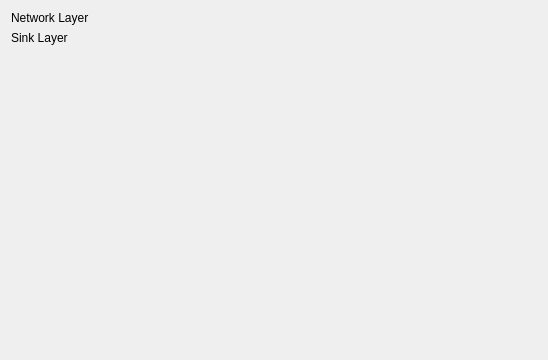
<?xml version="1.0" encoding="UTF-8"?>
<ui version="4.0">
 <class>Form</class>
 <widget class="QWidget" name="Form">
  <property name="geometry">
   <rect>
    <x>0</x>
    <y>0</y>
    <width>548</width>
    <height>360</height>
   </rect>
  </property>
  <property name="windowTitle">
   <string>Form</string>
  </property>
  <layout class="QGridLayout" name="gridLayout">
   <item row="0" column="0">
    <widget class="QLabel" name="network_label">
     <property name="text">
      <string>Network Layer</string>
     </property>
    </widget>
   </item>
   <item row="0" column="1">
    <widget class="DsgCustomComboBox" name="networkComboBox" native="true">
     <property name="sizePolicy">
      <sizepolicy hsizetype="MinimumExpanding" vsizetype="Fixed">
       <horstretch>0</horstretch>
       <verstretch>0</verstretch>
      </sizepolicy>
     </property>
    </widget>
   </item>
   <item row="1" column="0">
    <widget class="QLabel" name="sink_label">
     <property name="text">
      <string>Sink Layer</string>
     </property>
    </widget>
   </item>
   <item row="1" column="1">
    <widget class="DsgCustomComboBox" name="sinkComboBox" native="true">
     <property name="sizePolicy">
      <sizepolicy hsizetype="MinimumExpanding" vsizetype="Fixed">
       <horstretch>0</horstretch>
       <verstretch>0</verstretch>
      </sizepolicy>
     </property>
    </widget>
   </item>
   <item row="2" column="0" colspan="2">
    <widget class="CustomSnaperParameterSelector" name="widget" native="true"/>
   </item>
  </layout>
 </widget>
 <customwidgets>
  <customwidget>
   <class>DsgCustomComboBox</class>
   <extends>QWidget</extends>
   <header>DsgTools.CustomWidgets.BasicInterfaceWidgets.dsgCustomComboBox.h</header>
   <container>1</container>
  </customwidget>
  <customwidget>
   <class>CustomSnaperParameterSelector</class>
   <extends>QWidget</extends>
   <header>DsgTools.CustomWidgets.customSnaperParameterSelector.h</header>
   <container>1</container>
  </customwidget>
 </customwidgets>
 <resources/>
 <connections/>
</ui>
